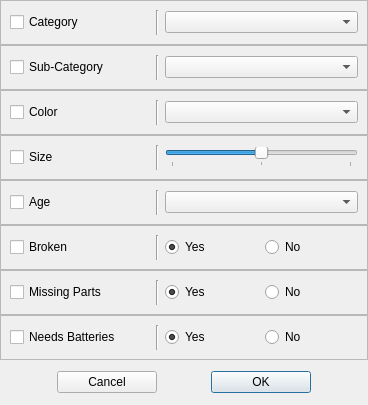
<?xml version="1.0" encoding="UTF-8"?>
<ui version="4.0">
 <class>ClipParamDialog</class>
 <widget class="QDialog" name="ClipParamDialog">
  <property name="windowModality">
   <enum>Qt::WindowModal</enum>
  </property>
  <property name="enabled">
   <bool>true</bool>
  </property>
  <property name="geometry">
   <rect>
    <x>0</x>
    <y>0</y>
    <width>368</width>
    <height>405</height>
   </rect>
  </property>
  <property name="sizePolicy">
   <sizepolicy hsizetype="Fixed" vsizetype="Fixed">
    <horstretch>0</horstretch>
    <verstretch>0</verstretch>
   </sizepolicy>
  </property>
  <property name="contextMenuPolicy">
   <enum>Qt::NoContextMenu</enum>
  </property>
  <property name="windowTitle">
   <string>Clip Properties</string>
  </property>
  <property name="sizeGripEnabled">
   <bool>false</bool>
  </property>
  <property name="modal">
   <bool>true</bool>
  </property>
  <layout class="QVBoxLayout">
   <property name="spacing">
    <number>0</number>
   </property>
   <property name="leftMargin">
    <number>0</number>
   </property>
   <property name="topMargin">
    <number>0</number>
   </property>
   <property name="rightMargin">
    <number>0</number>
   </property>
   <property name="bottomMargin">
    <number>0</number>
   </property>
   <item>
    <widget class="QFrame" name="frame_01">
     <property name="frameShape">
      <enum>QFrame::StyledPanel</enum>
     </property>
     <property name="frameShadow">
      <enum>QFrame::Raised</enum>
     </property>
     <layout class="QHBoxLayout" name="horizontalLayout">
      <item>
       <widget class="QCheckBox" name="catCheckBox">
        <property name="minimumSize">
         <size>
          <width>140</width>
          <height>0</height>
         </size>
        </property>
        <property name="maximumSize">
         <size>
          <width>140</width>
          <height>16777215</height>
         </size>
        </property>
        <property name="text">
         <string>Category</string>
        </property>
       </widget>
      </item>
      <item>
       <widget class="Line" name="line">
        <property name="orientation">
         <enum>Qt::Vertical</enum>
        </property>
       </widget>
      </item>
      <item>
       <widget class="QComboBox" name="catComboBox">
        <property name="duplicatesEnabled">
         <bool>false</bool>
        </property>
        <property name="frame">
         <bool>true</bool>
        </property>
       </widget>
      </item>
     </layout>
    </widget>
   </item>
   <item>
    <widget class="QFrame" name="frame_02">
     <property name="frameShape">
      <enum>QFrame::StyledPanel</enum>
     </property>
     <property name="frameShadow">
      <enum>QFrame::Raised</enum>
     </property>
     <layout class="QHBoxLayout" name="horizontalLayout_2">
      <item>
       <widget class="QCheckBox" name="subcatCheckBox">
        <property name="sizePolicy">
         <sizepolicy hsizetype="Fixed" vsizetype="Fixed">
          <horstretch>0</horstretch>
          <verstretch>0</verstretch>
         </sizepolicy>
        </property>
        <property name="minimumSize">
         <size>
          <width>140</width>
          <height>0</height>
         </size>
        </property>
        <property name="maximumSize">
         <size>
          <width>140</width>
          <height>16777215</height>
         </size>
        </property>
        <property name="text">
         <string>Sub-Category</string>
        </property>
       </widget>
      </item>
      <item>
       <widget class="Line" name="line_2">
        <property name="orientation">
         <enum>Qt::Vertical</enum>
        </property>
       </widget>
      </item>
      <item>
       <widget class="QComboBox" name="subcatComboBox"/>
      </item>
     </layout>
    </widget>
   </item>
   <item>
    <widget class="QFrame" name="frame_03">
     <property name="frameShape">
      <enum>QFrame::StyledPanel</enum>
     </property>
     <property name="frameShadow">
      <enum>QFrame::Raised</enum>
     </property>
     <layout class="QHBoxLayout" name="horizontalLayout_3">
      <item>
       <widget class="QCheckBox" name="colorCheckBox">
        <property name="sizePolicy">
         <sizepolicy hsizetype="Fixed" vsizetype="Fixed">
          <horstretch>0</horstretch>
          <verstretch>0</verstretch>
         </sizepolicy>
        </property>
        <property name="minimumSize">
         <size>
          <width>140</width>
          <height>0</height>
         </size>
        </property>
        <property name="maximumSize">
         <size>
          <width>140</width>
          <height>16777215</height>
         </size>
        </property>
        <property name="text">
         <string>Color</string>
        </property>
       </widget>
      </item>
      <item>
       <widget class="Line" name="line_3">
        <property name="orientation">
         <enum>Qt::Vertical</enum>
        </property>
       </widget>
      </item>
      <item>
       <widget class="QComboBox" name="colorComboBox"/>
      </item>
     </layout>
    </widget>
   </item>
   <item>
    <widget class="QFrame" name="frame_04">
     <property name="frameShape">
      <enum>QFrame::StyledPanel</enum>
     </property>
     <property name="frameShadow">
      <enum>QFrame::Raised</enum>
     </property>
     <layout class="QHBoxLayout" name="horizontalLayout_4">
      <item>
       <widget class="QCheckBox" name="sizeCheckBox">
        <property name="sizePolicy">
         <sizepolicy hsizetype="Fixed" vsizetype="Fixed">
          <horstretch>0</horstretch>
          <verstretch>0</verstretch>
         </sizepolicy>
        </property>
        <property name="minimumSize">
         <size>
          <width>140</width>
          <height>0</height>
         </size>
        </property>
        <property name="maximumSize">
         <size>
          <width>140</width>
          <height>16777215</height>
         </size>
        </property>
        <property name="text">
         <string>Size</string>
        </property>
       </widget>
      </item>
      <item>
       <widget class="Line" name="line_4">
        <property name="orientation">
         <enum>Qt::Vertical</enum>
        </property>
       </widget>
      </item>
      <item>
       <widget class="QSlider" name="sizeHorizontalSlider">
        <property name="maximum">
         <number>2</number>
        </property>
        <property name="pageStep">
         <number>1</number>
        </property>
        <property name="value">
         <number>1</number>
        </property>
        <property name="orientation">
         <enum>Qt::Horizontal</enum>
        </property>
        <property name="tickPosition">
         <enum>QSlider::TicksBelow</enum>
        </property>
        <property name="tickInterval">
         <number>1</number>
        </property>
       </widget>
      </item>
     </layout>
    </widget>
   </item>
   <item>
    <widget class="QFrame" name="frame_05">
     <property name="frameShape">
      <enum>QFrame::StyledPanel</enum>
     </property>
     <property name="frameShadow">
      <enum>QFrame::Raised</enum>
     </property>
     <layout class="QHBoxLayout" name="horizontalLayout_5">
      <item>
       <widget class="QCheckBox" name="ageCheckBox">
        <property name="sizePolicy">
         <sizepolicy hsizetype="Fixed" vsizetype="Fixed">
          <horstretch>0</horstretch>
          <verstretch>0</verstretch>
         </sizepolicy>
        </property>
        <property name="minimumSize">
         <size>
          <width>140</width>
          <height>0</height>
         </size>
        </property>
        <property name="text">
         <string>Age</string>
        </property>
       </widget>
      </item>
      <item>
       <widget class="Line" name="line_8">
        <property name="orientation">
         <enum>Qt::Vertical</enum>
        </property>
       </widget>
      </item>
      <item>
       <widget class="QComboBox" name="ageComboBox"/>
      </item>
     </layout>
    </widget>
   </item>
   <item>
    <widget class="QFrame" name="frame_06">
     <property name="frameShape">
      <enum>QFrame::StyledPanel</enum>
     </property>
     <property name="frameShadow">
      <enum>QFrame::Raised</enum>
     </property>
     <layout class="QHBoxLayout" name="horizontalLayout_6">
      <item>
       <widget class="QCheckBox" name="brokenCheckBox">
        <property name="sizePolicy">
         <sizepolicy hsizetype="Fixed" vsizetype="Fixed">
          <horstretch>0</horstretch>
          <verstretch>0</verstretch>
         </sizepolicy>
        </property>
        <property name="minimumSize">
         <size>
          <width>140</width>
          <height>0</height>
         </size>
        </property>
        <property name="text">
         <string>Broken</string>
        </property>
       </widget>
      </item>
      <item>
       <widget class="Line" name="line_5">
        <property name="orientation">
         <enum>Qt::Vertical</enum>
        </property>
       </widget>
      </item>
      <item>
       <widget class="QRadioButton" name="brokenRadioButtonYes">
        <property name="text">
         <string>Yes</string>
        </property>
        <property name="checked">
         <bool>true</bool>
        </property>
        <property name="autoExclusive">
         <bool>true</bool>
        </property>
       </widget>
      </item>
      <item>
       <widget class="QRadioButton" name="brokenRadioButtonNo">
        <property name="text">
         <string>No</string>
        </property>
       </widget>
      </item>
     </layout>
    </widget>
   </item>
   <item>
    <widget class="QFrame" name="frame_07">
     <property name="frameShape">
      <enum>QFrame::StyledPanel</enum>
     </property>
     <property name="frameShadow">
      <enum>QFrame::Raised</enum>
     </property>
     <layout class="QHBoxLayout" name="horizontalLayout_7">
      <item>
       <widget class="QCheckBox" name="missingCheckBox">
        <property name="sizePolicy">
         <sizepolicy hsizetype="Fixed" vsizetype="Fixed">
          <horstretch>0</horstretch>
          <verstretch>0</verstretch>
         </sizepolicy>
        </property>
        <property name="minimumSize">
         <size>
          <width>140</width>
          <height>0</height>
         </size>
        </property>
        <property name="text">
         <string>Missing Parts</string>
        </property>
       </widget>
      </item>
      <item>
       <widget class="Line" name="line_6">
        <property name="orientation">
         <enum>Qt::Vertical</enum>
        </property>
       </widget>
      </item>
      <item>
       <widget class="QRadioButton" name="missingRadioButtonYes">
        <property name="text">
         <string>Yes</string>
        </property>
        <property name="checked">
         <bool>true</bool>
        </property>
       </widget>
      </item>
      <item>
       <widget class="QRadioButton" name="missingRadioButtonNo">
        <property name="text">
         <string>No</string>
        </property>
       </widget>
      </item>
     </layout>
    </widget>
   </item>
   <item>
    <widget class="QFrame" name="frame_08">
     <property name="frameShape">
      <enum>QFrame::StyledPanel</enum>
     </property>
     <property name="frameShadow">
      <enum>QFrame::Raised</enum>
     </property>
     <layout class="QHBoxLayout" name="horizontalLayout_8">
      <item>
       <widget class="QCheckBox" name="batCheckBox">
        <property name="sizePolicy">
         <sizepolicy hsizetype="Fixed" vsizetype="Fixed">
          <horstretch>0</horstretch>
          <verstretch>0</verstretch>
         </sizepolicy>
        </property>
        <property name="minimumSize">
         <size>
          <width>140</width>
          <height>0</height>
         </size>
        </property>
        <property name="text">
         <string>Needs Batteries</string>
        </property>
       </widget>
      </item>
      <item>
       <widget class="Line" name="line_7">
        <property name="orientation">
         <enum>Qt::Vertical</enum>
        </property>
       </widget>
      </item>
      <item>
       <widget class="QRadioButton" name="batRadioButtonYes">
        <property name="text">
         <string>Yes</string>
        </property>
        <property name="checked">
         <bool>true</bool>
        </property>
       </widget>
      </item>
      <item>
       <widget class="QRadioButton" name="batRadioButtonNo">
        <property name="text">
         <string>No</string>
        </property>
       </widget>
      </item>
     </layout>
    </widget>
   </item>
   <item>
    <widget class="QFrame" name="frame_09">
     <layout class="QHBoxLayout" name="horizontalLayout_9" stretch="0,0,0,0,0">
      <item>
       <spacer name="horizontalSpacer_2">
        <property name="orientation">
         <enum>Qt::Horizontal</enum>
        </property>
        <property name="sizeHint" stdset="0">
         <size>
          <width>40</width>
          <height>20</height>
         </size>
        </property>
       </spacer>
      </item>
      <item>
       <widget class="QPushButton" name="buttonLeft">
        <property name="sizePolicy">
         <sizepolicy hsizetype="Fixed" vsizetype="Fixed">
          <horstretch>0</horstretch>
          <verstretch>0</verstretch>
         </sizepolicy>
        </property>
        <property name="minimumSize">
         <size>
          <width>100</width>
          <height>0</height>
         </size>
        </property>
        <property name="text">
         <string>Cancel</string>
        </property>
        <property name="autoDefault">
         <bool>true</bool>
        </property>
        <property name="default">
         <bool>false</bool>
        </property>
        <property name="flat">
         <bool>false</bool>
        </property>
       </widget>
      </item>
      <item>
       <spacer name="horizontalSpacer">
        <property name="orientation">
         <enum>Qt::Horizontal</enum>
        </property>
        <property name="sizeHint" stdset="0">
         <size>
          <width>40</width>
          <height>20</height>
         </size>
        </property>
       </spacer>
      </item>
      <item>
       <widget class="QPushButton" name="buttonRight">
        <property name="minimumSize">
         <size>
          <width>100</width>
          <height>0</height>
         </size>
        </property>
        <property name="autoFillBackground">
         <bool>false</bool>
        </property>
        <property name="text">
         <string>OK</string>
        </property>
        <property name="default">
         <bool>true</bool>
        </property>
       </widget>
      </item>
      <item>
       <spacer name="horizontalSpacer_3">
        <property name="orientation">
         <enum>Qt::Horizontal</enum>
        </property>
        <property name="sizeHint" stdset="0">
         <size>
          <width>40</width>
          <height>20</height>
         </size>
        </property>
       </spacer>
      </item>
     </layout>
    </widget>
   </item>
  </layout>
 </widget>
 <resources/>
 <connections/>
</ui>
